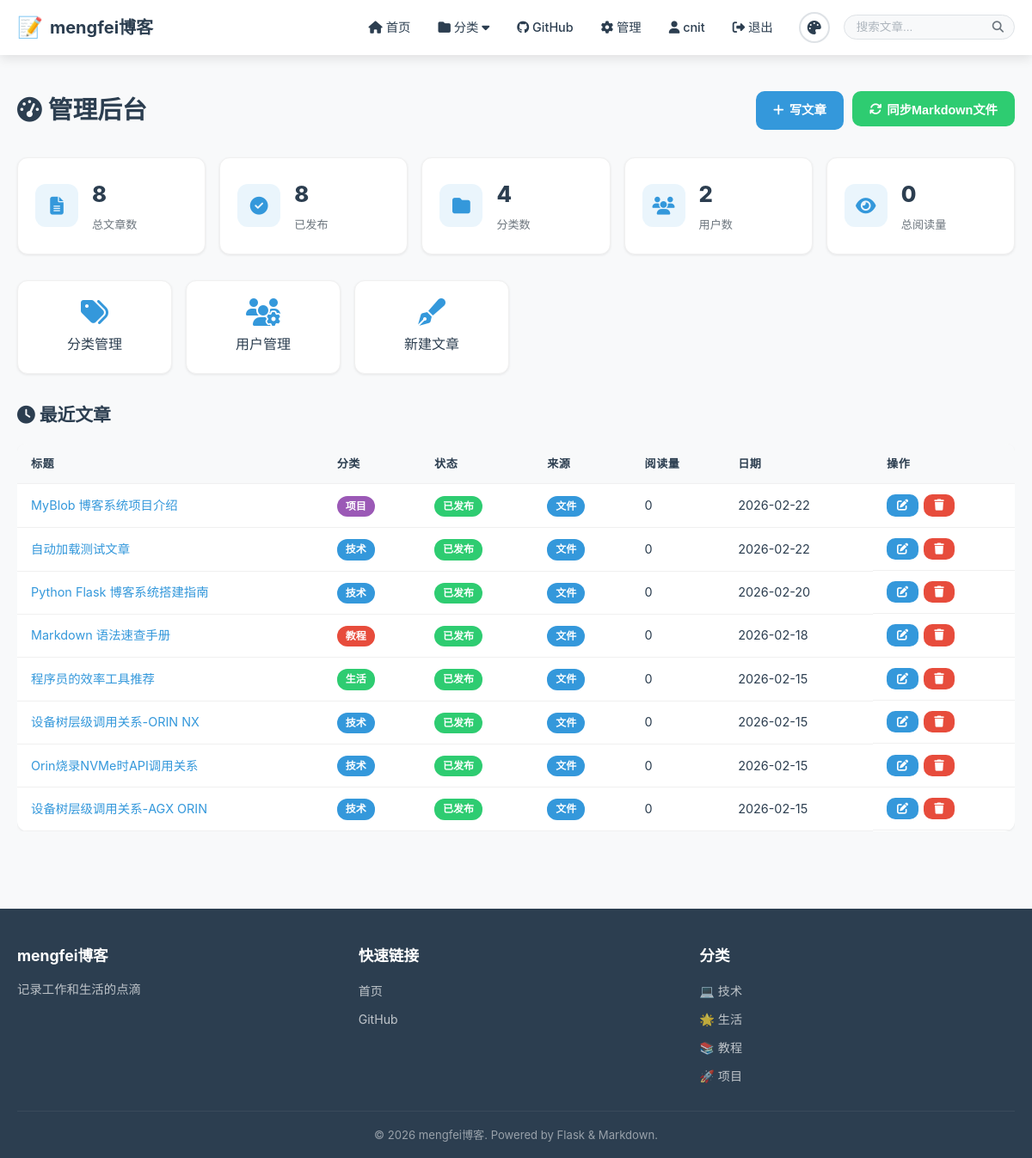
The page /admin (signed in) on the database its author committed.
### models/__init__.py (models this page shows, shortened)
class User(UserMixin, db.Model):
    __tablename__ = 'users'
    id = db.Column(db.Integer, primary_key=True)
    username = db.Column(db.String(80), unique=True, nullable=False, index=True)
    email = db.Column(db.String(120), unique=True, nullable=False, index=True)
    password_hash = db.Column(db.String(256), nullable=False)
    avatar = db.Column(db.String(256), default='')
    bio = db.Column(db.Text, default='')
    is_admin = db.Column(db.Boolean, default=False)
    theme = db.Column(db.String(20), default='light')
    created_at = db.Column(db.DateTime, default=datetime.utcnow)
    posts = db.relationship('Post', backref='author', lazy='dynamic')

class Post(db.Model):
    __tablename__ = 'posts'
    id = db.Column(db.Integer, primary_key=True)
    title = db.Column(db.String(200), nullable=False)
    slug = db.Column(db.String(200), unique=True, nullable=False)
    content = db.Column(db.Text, nullable=False)
    summary = db.Column(db.Text, default='')
    cover_image = db.Column(db.String(256), default='')
    is_published = db.Column(db.Boolean, default=True)
    is_from_file = db.Column(db.Boolean, default=False)
    file_path = db.Column(db.String(500), default='')
    view_count = db.Column(db.Integer, default=0)
    created_at = db.Column(db.DateTime, default=datetime.utcnow, index=True)
    updated_at = db.Column(db.DateTime, default=datetime.utcnow, onupdate=datetime.utcnow)
    author_id = db.Column(db.Integer, db.ForeignKey('users.id'))
    categories = db.relationship('Category', secondary=post_categories,
                                  backref=db.backref('posts', lazy='dynamic'))

class Category(db.Model):
    __tablename__ = 'categories'
    id = db.Column(db.Integer, primary_key=True)
    name = db.Column(db.String(50), unique=True, nullable=False)
    slug = db.Column(db.String(50), unique=True, nullable=False)
    description = db.Column(db.Text, default='')
    color = db.Column(db.String(7), default='#3498db')
    icon = db.Column(db.String(50), default='📁')
    order = db.Column(db.Integer, default=0)
    created_at = db.Column(db.DateTime, default=datetime.utcnow)

### app.py (the view)
    @app.route('/admin')
    @login_required
    @admin_required
    def admin_dashboard():
        stats = {
            'total_posts': Post.query.count(),
            'published_posts': Post.query.filter_by(is_published=True).count(),
            'total_categories': Category.query.count(),
            'total_users': User.query.count(),
            'total_views': db.session.query(db.func.sum(Post.view_count)).scalar() or 0
        }
        recent_posts = Post.query.order_by(Post.created_at.desc()).limit(10).all()
        return render_template('admin.html', stats=stats, recent_posts=recent_posts)

### templates/admin.html (shortened to what this page needs)
{% extends "base.html" %}
{% block content %}
<div class="container">
    <div class="admin-header">
        <h1><i class="fas fa-tachometer-alt"></i> 管理后台</h1>
        <div class="admin-actions">
            <a href="{{ url_for('editor') }}" class="btn btn-primary">
                <i class="fas fa-plus"></i> 写文章
            </a>
            <form action="{{ url_for('sync_markdown_posts') }}" method="post" style="display:inline">
                <button type="submit" class="btn btn-success">
                    <i class="fas fa-sync"></i> 同步Markdown文件
                </button>
            </form>
        </div>
    </div>
    <div class="stats-grid">
        <div class="stat-card">
            <div class="stat-icon"><i class="fas fa-file-alt"></i></div>
            <div class="stat-info">
                <span class="stat-number">{{ stats.total_posts }}</span>
                <span class="stat-label">总文章数</span>
            </div>
        </div>
        <div class="stat-card">
            <div class="stat-icon"><i class="fas fa-check-circle"></i></div>
            <div class="stat-info">
                <span class="stat-number">{{ stats.published_posts }}</span>
                <span class="stat-label">已发布</span>
            </div>
        </div>
        <div class="stat-card">
            <div class="stat-icon"><i class="fas fa-folder"></i></div>
            <div class="stat-info">
                <span class="stat-number">{{ stats.total_categories }}</span>
                <span class="stat-label">分类数</span>
            </div>
        </div>
        <div class="stat-card">
            <div class="stat-icon"><i class="fas fa-users"></i></div>
            <div class="stat-info">
                <span class="stat-number">{{ stats.total_users }}</span>
                <span class="stat-label">用户数</span>
            </div>
        </div>
        <div class="stat-card">
            <div class="stat-icon"><i class="fas fa-eye"></i></div>
            <div class="stat-info">
                <span class="stat-number">{{ stats.total_views }}</span>
                <span class="stat-label">总阅读量</span>
            </div>
        </div>
    </div>
    <div class="admin-links">
        <a href="{{ url_for('manage_categories') }}" class="admin-link-card">
            <i class="fas fa-tags"></i>
            <span>分类管理</span>
        </a>
        <a href="{{ url_for('manage_users') }}" class="admin-link-card">
            <i class="fas fa-users-cog"></i>
            <span>用户管理</span>
        </a>
        <a href="{{ url_for('editor') }}" class="admin-link-card">
            <i class="fas fa-pen-fancy"></i>
            <span>新建文章</span>
        </a>
    </div>
    <section class="admin-section">
        <h2><i class="fas fa-clock"></i> 最近文章</h2>
        <div class="table-responsive">
            <table class="table">
                <thead>
                    <tr>
                        <th>标题</th>
                        <th>分类</th>
                        <th>状态</th>
                        <th>来源</th>
                        <th>阅读量</th>
                        <th>日期</th>
                        <th>操作</th>
                    </tr>
                </thead>
                <tbody>
                    {% for post in recent_posts %}
                    <tr>
                        <td>
                            <a href="{{ url_for('view_post', slug=post.slug) }}">{{ post.title }}</a>
                        </td>
                        <td>
                            {% for cat in post.categories %}
                            <span class="badge" style="background-color:{{ cat.color }}">{{ cat.name }}</span>
                            {% endfor %}
                        </td>
                        <td>
                            {% if post.is_published %}
                            <span class="badge badge-success">已发布</span>
                            {% else %}
                            <span class="badge badge-warning">草稿</span>
                            {% endif %}
                        </td>
                        <td>
                            {% if post.is_from_file %}
                            <span class="badge badge-info">文件</span>
                            {% else %}
                            <span class="badge badge-secondary">编辑器</span>
                            {% endif %}
                        </td>
                        <td>{{ post.view_count }}</td>
                        <td>{{ post.created_at.strftime('%Y-%m-%d') }}</td>
                        <td class="action-buttons">
                            <a href="{{ url_for('editor', id=post.id) }}" class="btn btn-sm btn-primary" title="编辑">
                                <i class="fas fa-edit"></i>
                            </a>
                            <form action="{{ url_for('delete_post', post_id=post.id) }}" method="post"
                                  style="display:inline" onsubmit="return confirm('确定删除？')">
                                <button type="submit" class="btn btn-sm btn-danger" title="删除">
                                    <i class="fas fa-trash"></i>
                                </button>
                            </form>
                        </td>
                    </tr>
                    {% endfor %}
                </tbody>
            </table>
        </div>
    </section>
</div>
{% endblock %}

### templates/base.html (shortened to what this page needs)
<!DOCTYPE html>
<html lang="zh-CN" data-theme="{{ current_theme }}">
<head>
    <link rel="stylesheet" href="{{ url_for('static', filename='css/style.css') }}">
    <link rel="stylesheet" href="{{ url_for('static', filename='css/markdown.css') }}">
    <link rel="stylesheet" href="https://cdnjs.cloudflare.com/ajax/libs/font-awesome/6.5.0/css/all.min.css">
</head>
<body>
    <nav class="navbar">
        <div class="container nav-container">
            <a href="{{ url_for('index') }}" class="nav-brand">
                <span class="brand-icon">📝</span>
                <span class="brand-text">{{ blog_title }}</span>
            </a>
            <div class="nav-menu" id="navMenu">
                <div class="nav-links">
                    <a href="{{ url_for('index') }}" class="nav-link {% if request.endpoint == 'index' %}active{% endif %}">
                        <i class="fas fa-home"></i> 首页
                    </a>
                    <div class="nav-dropdown">
                        <a href="#" class="nav-link dropdown-toggle">
                            <i class="fas fa-folder"></i> 分类 <i class="fas fa-caret-down"></i>
                        </a>
                    </div>
                    <a href="{{ url_for('github_page') }}" class="nav-link {% if request.endpoint == 'github_page' %}active{% endif %}">
                        <i class="fab fa-github"></i> GitHub
                    </a>
                    {% if current_user.is_authenticated %}
                        {% if current_user.is_admin %}
                        <a href="{{ url_for('admin_dashboard') }}" class="nav-link">
                            <i class="fas fa-cog"></i> 管理
                        </a>
                        {% endif %}
                        <a href="{{ url_for('profile') }}" class="nav-link">
                            <i class="fas fa-user"></i> {{ current_user.username }}
                        </a>
                        <a href="{{ url_for('logout') }}" class="nav-link">
                            <i class="fas fa-sign-out-alt"></i> 退出
                        </a>
                    {% endif %}
                </div>
                <div class="theme-switcher">
                    <button class="theme-btn" id="themeToggle" title="切换主题">
                        <i class="fas fa-palette"></i>
                    </button>
                </div>
                <form class="search-form" action="{{ url_for('index') }}" method="get">
                    <div class="search-input-wrapper">
                        <input type="text" name="q" placeholder="搜索文章..."
                               value="{{ request.args.get('q', '') }}" class="search-input">
                        <button type="submit" class="search-btn">
                            <i class="fas fa-search"></i>
                        </button>
                    </div>
                </form>
            </div>
        </div>
    </nav>
    <main class="main-content">
        {% block content %}{% endblock %}
    </main>
    <footer class="footer">
        <div class="container">
            <div class="footer-content">
                <div class="footer-section">
                    <h3>{{ blog_title }}</h3>
                    <p>{{ blog_subtitle }}</p>
                </div>
                <div class="footer-section">
                    <h3>快速链接</h3>
                    <ul>
                        <li><a href="{{ url_for('index') }}">首页</a></li>
                        <li><a href="{{ url_for('github_page') }}">GitHub</a></li>
                    </ul>
                </div>
                <div class="footer-section">
                    <h3>分类</h3>
                    <ul>
                        {% for cat in all_categories[:5] %}
                        <li><a href="{{ url_for('view_category', slug=cat.slug) }}">{{ cat.icon }} {{ cat.name }}</a></li>
                        {% endfor %}
                    </ul>
                </div>
            </div>
            <div class="footer-bottom">
                <p>&copy; {{ current_year }} {{ blog_title }}. Powered by Flask & Markdown.</p>
            </div>
        </div>
    </footer>
</body>
</html>

### rows shown on the page
User: username "cnit"
Post: title "MyBlob 博客系统项目介绍", is_published "已发布", is_from_file "文件", view_count "0", created_at "2026-02-22"
Category: name "项目", icon "🚀"
Post: title "自动加载测试文章", is_published "已发布", is_from_file "文件", view_count "0", created_at "2026-02-22"
Category: name "技术", icon "💻"
Post: title "Python Flask 博客系统搭建指南", is_published "已发布", is_from_file "文件", view_count "0", created_at "2026-02-20"
Post: title "Markdown 语法速查手册", is_published "已发布", is_from_file "文件", view_count "0", created_at "2026-02-18"
Category: name "教程", icon "📚"
Post: title "程序员的效率工具推荐", is_published "已发布", is_from_file "文件", view_count "0", created_at "2026-02-15"
Category: name "生活", icon "🌟"
Post: title "设备树层级调用关系-ORIN NX", is_published "已发布", is_from_file "文件", view_count "0", created_at "2026-02-15"
Post: title "Orin烧录NVMe时API调用关系", is_published "已发布", is_from_file "文件", view_count "0", created_at "2026-02-15"
Post: title "设备树层级调用关系-AGX ORIN", is_published "已发布", is_from_file "文件", view_count "0", created_at "2026-02-15"

### other values the page prints
{{ blog_title }} "mengfei博客"
{{ stats.total_posts }} "8"
{{ stats.published_posts }} "8"
{{ stats.total_categories }} "4"
{{ stats.total_users }} "2"
{{ stats.total_views }} "0"
{{ blog_subtitle }} "记录工作和生活的点滴"
